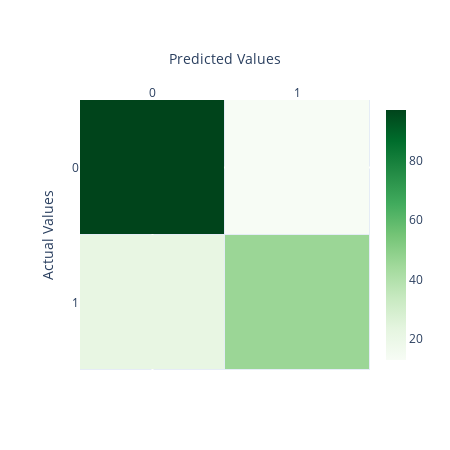

The notebook cell this image was saved under:
### Code cell
# Visualising confusion matrix via Plotly Heatmap

data = go.Heatmap(z=cm,
                  x=[0,1],
                  y=[0,1],
                  xgap=1, 
                  ygap=1,
                  colorscale='Greens',
                  colorbar_thickness=20,
                  colorbar_ticklen=3,
                  hovertext = hovertext,
                  hoverinfo= 'text')            

layout = go.Layout(#title='Confusion Matrix',
                   title_x=0,
                   title_y=0.9,
                   width=450, 
                   height=450,
                   autosize=False,
                   xaxis_showgrid=False,
                   yaxis_showgrid=False,
                   yaxis_autorange='reversed',
                   yaxis=dict(title='Actual Values',
                              dtick=1),
                   xaxis=dict(title='Predicted Values',
                              dtick=1,
                              side='top'))



fig = go.Figure(data=[data], layout=layout)        
iplot(fig, show_link=True)

### Figure 1 — Plotly figure (JSON) as saved in the notebook; plotly's stock layout.template omitted (floating-point values rounded to 4 significant figures)
{"data": [{"colorbar": {"thickness": 20, "ticklen": 3}, "colorscale": [[0, "rgb(247,252,245)"], [0.125, "rgb(229,245,224)"], [0.25, "rgb(199,233,192)"], [0.375, "rgb(161,217,155)"], [0.5, "rgb(116,196,118)"], [0.625, "rgb(65,171,93)"], [0.75, "rgb(35,139,69)"], [0.875, "rgb(0,109,44)"], [1, "rgb(0,68,27)"]], "hoverinfo": "text", "hovertext": [["True Negative = 97", "False Positive = 13"], ["False Negative = 22", "True Positive = 46"]], "type": "heatmap", "x": [0, 1], "xgap": 1, "y": [0, 1], "ygap": 1, "z": [[97, 13], [22, 46]]}], "layout": {"autosize": false, "height": 450, "title": {"x": 0, "y": 0.9}, "width": 450, "xaxis": {"dtick": 1, "showgrid": false, "side": "top", "title": {"text": "Predicted Values"}}, "yaxis": {"autorange": "reversed", "dtick": 1, "showgrid": false, "title": {"text": "Actual Values"}}}}
